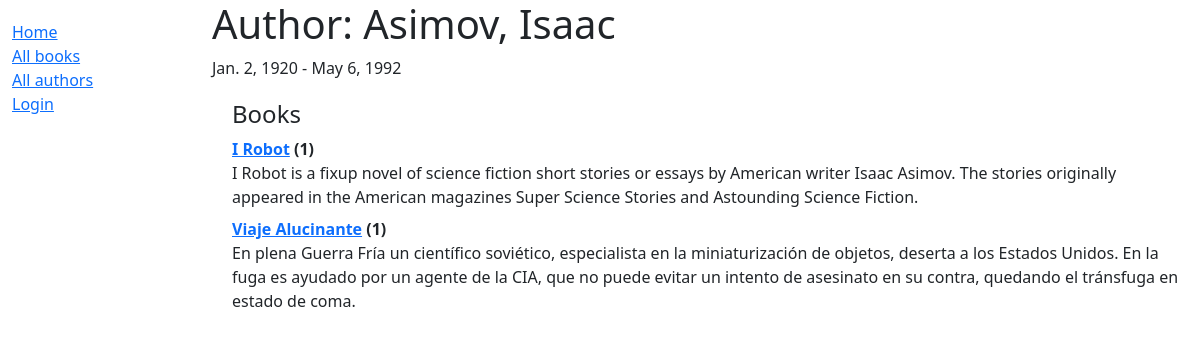
/catalog/author/2, run on the app's committed database.
### locallibrary/catalog/models.py (models this page shows, shortened)
class Author(models.Model):
    first_name = models.CharField(max_length=100)
    last_name = models.CharField(max_length=100)
    date_of_birth = models.DateField('birth', null=True, blank=True)
    date_of_death = models.DateField('died', null=True, blank=True)
    class Meta:
        ordering = ['last_name', 'first_name']
    def __str__(self):
        return f'{self.last_name}, {self.first_name}'

class Book(models.Model):
    title = models.CharField(max_length=200)
    author = models.ForeignKey('Author', on_delete=models.SET_NULL, null=True)
    summary = models.TextField(max_length=1000, help_text='Enter a brief description of the book')
    isbn = models.CharField('ISBN', max_length=13, unique=True,
                             help_text='13 Character <a href="https://www.isbn-international.org/content/what-isbn">ISBN number</a>')
    genre = models.ManyToManyField(Genre, help_text='Select a genre for this book')
    language = models.ForeignKey('Language', on_delete=models.SET_NULL, null=True)
    class Meta:
        ordering = ['title']
    def __str__(self):
        return self.title
    def display_genre(self):
        """Create a string for the Genre. This is required to display genre in Admin."""
        return ', '.join(genre.name for genre in self.genre.all()[:3])
    display_genre.short_description = 'Genre'

### locallibrary/catalog/views.py (the view)
# urls.py: path('author/<int:pk>', views.AuthorDetailView.as_view(), name='author-detail'),
class AuthorDetailView(generic.DetailView):
    model = Author

### locallibrary/catalog/templates/catalog/author_detail.html
{% extends "base_generic.html" %}
{% block content %}
  <h1>Author: {{ author }}</h1>
  <p>{{author.date_of_birth}} - {% if author.date_of_death %}{{author.date_of_death}}{% endif %}</p>
  <div style="margin-left:20px;margin-top:20px">
    <h4>Books</h4>
    <dl>
    {% for book in author.book_set.all %}
      <dt><a href="{% url 'book-detail' book.pk %}">{{book}}</a> ({{book.bookinstance_set.all.count}})</dt>
      <dd>{{book.summary}}</dd>
    {% endfor %}
    </dl>
    </div>
{% endblock %}

### data on the page
Author: date_of_birth "Jan. 2, 1920", date_of_death "May 6, 1992"
Book: title "I Robot", bookinstance_set.all.count "1", summary "I Robot is a fixup novel of science fiction short stories or essays by American writer Isaac Asimov. The stories originally appeared in the American magazines Super Science Stories and Astounding Science Fiction."
Book: title "Viaje Alucinante", bookinstance_set.all.count "1", summary "En plena Guerra Fría un científico soviético, especialista en la miniaturización de objetos, deserta a los Estados Unidos. En la fuga es ayudado por un agente de la CIA, que no puede evitar un intento de asesinato en su contra, quedando el tránsfuga en estado de coma."
